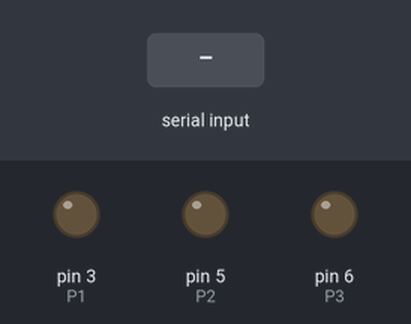
This sketch was run on a simulated Arduino Uno, built with avr-gcc and run on an emulated ATmega328P. Parts: output pins drawn as LEDs (lit = HIGH). The inputs (shaded band) are chosen by the test bench.

Above: at 1.2 s.
1.3 s: "90 45 200\n" received over Serial
At 2.1 s:
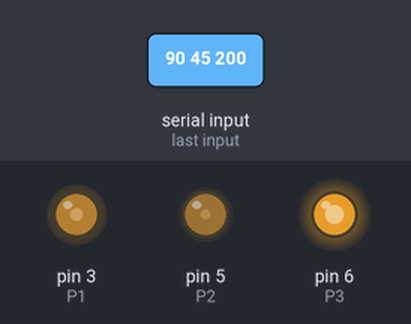
2.8 s: "30 150 10\n" received over Serial
At 3.3 s:
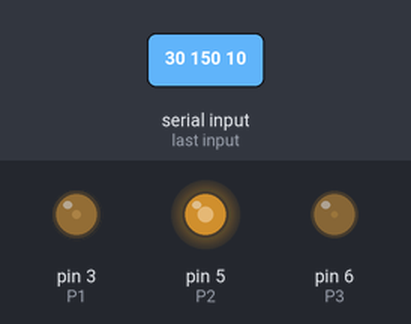
4.3 s: "90 45\n" received over Serial
At 5.5 s:
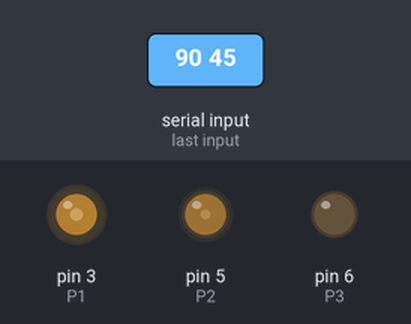
5.8 s: "30 150\n" received over Serial
At 6.8 s:
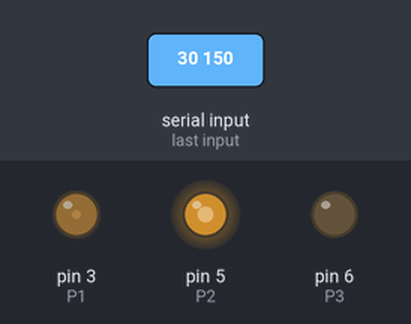
7.3 s: "5\n" received over Serial
At 7.9 s:
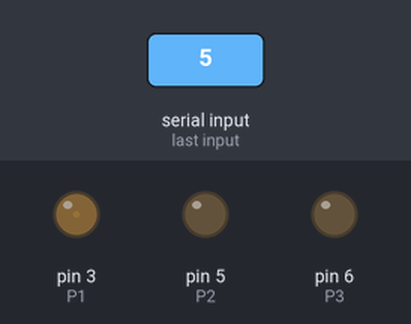
8.8 s: "90\n" received over Serial
At 10.2 s:
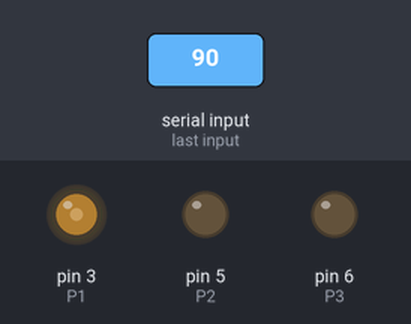
Timing chart, 0 to 11.3 s (numbered marks = the images above; inputs shaded):
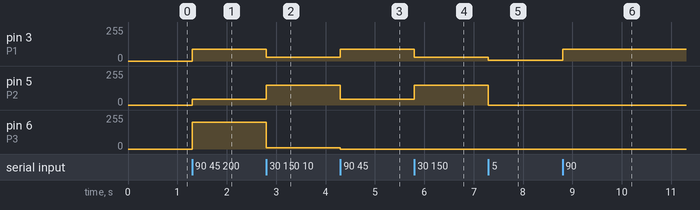

The sketch:

rgb-led.ino
```cpp
#include <string.h>
#include <stdlib.h>

#define P1 3
#define P2 5
#define P3 6
#define baud 115200

void setup() {
  pinMode(P1, OUTPUT);
  pinMode(P2, OUTPUT);
  pinMode(P3, OUTPUT);

  digitalWrite(P1, LOW);
  digitalWrite(P2, LOW);
  digitalWrite(P3, LOW);

  Serial.begin(baud);
}

int red = 0;
int green = 0;
int blue = 0;

void loop() {
  if(Serial.available()) {
    String cmd = Serial.readStringUntil('\n');

    char *token = strtok(cmd.c_str(), " ");
    int r = atoi(token);
    token = strtok(NULL, " ");
    int g = atoi(token);
    token = strtok(NULL, " ");
    int b = atoi(token);

    if(r != red || g != green || b != blue) {
      analogWrite(P1, r);
      analogWrite(P2, g);
      analogWrite(P3, b);

      red = r, green = g, blue = b;
    }
  }
}
```

Measured:
- after the input at 1.3 s, pin 3 (P1): 0/255 → 90/255 at once; pin 5 (P2): 0/255 → 45/255 at once; pin 6 (P3): 0/255 → 200/255 at once
- after the input at 2.8 s, pin 3 (P1): 90/255 → 30/255 at once; pin 5 (P2): 45/255 → 150/255 at once; pin 6 (P3): 200/255 → 10/255 at once
- after the input at 4.3 s, pin 3 (P1): 30/255 → 90/255 at once; pin 5 (P2): 150/255 → 45/255 at once; pin 6 (P3): 10/255 → 0/255 at once
- after the input at 5.8 s, pin 3 (P1): 90/255 → 30/255 at once; pin 5 (P2): 45/255 → 150/255 at once
- after the input at 7.3 s, pin 3 (P1): 30/255 → 5/255 at once; pin 5 (P2): 150/255 → 0/255 at once
- after the input at 8.8 s, pin 3 (P1): 5/255 → 90/255 at once
